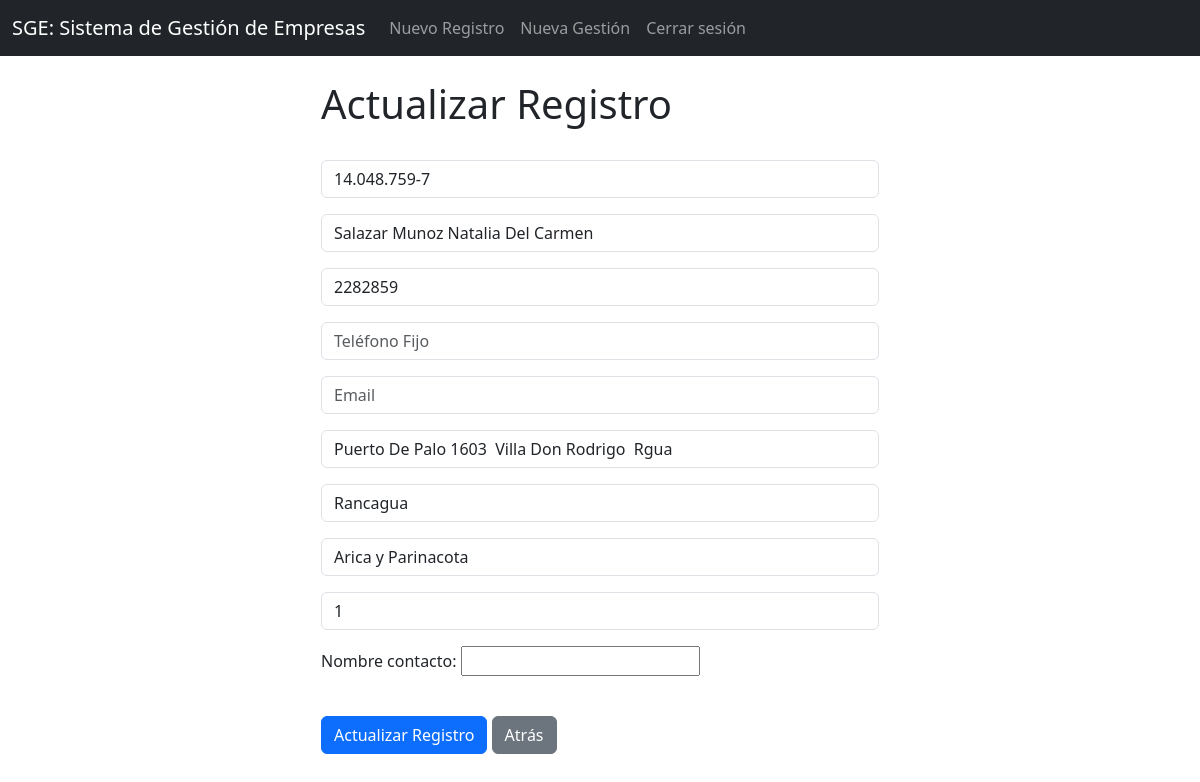
Screenshot of /update_record/2 (signed in) with the database file from the repository.
### website/models.py (models this page shows, shortened)
class Empresa(models.Model):
	id_empleador = models.CharField(max_length=15)
	razon_social = models.CharField(max_length=50, null=True)
	celular = models.IntegerField(null=True)
	telefono = models.IntegerField(null=True)
	email =  models.EmailField(max_length=50, null=True)
	direccion =  models.CharField(max_length=100, null=True)
	comuna =  models.CharField(max_length=50, null=True)
	region =  models.CharField(max_length=30, null=True)
	cant_afiliados =  models.PositiveIntegerField(null=True)
	fecha_ultima_actualizacion = models.DateTimeField(auto_now=True, null=True)
	nombre_contacto = models.CharField(max_length=50, null=True)

### website/views.py (the view)
# urls.py: path('update_record/<int:pk>', views.update_record, name='update_record'),
def update_record(request, pk):
	if request.user.is_authenticated:
		current_record = Empresa.objects.get(id=pk)
		form = Formulario_Empresa(request.POST or None, instance=current_record)
		if form.is_valid():
			form.save()
			messages.success(request, "El registro se ha actualizado correctamente!")
			return redirect('inicio')
		return render(request, 'update_record.html', {'form':form})
	else:
		messages.success(request, "Tienes que inciar sesión para hacer eso...")
		return redirect('inicio')

### website/templates/update_record.html (shortened to what this page needs)
{% extends 'base.html' %}
{% block content %}
<div class="col-md-6 offset-md-3">
<h1>Actualizar Registro</h1>
<br/>
<form method="POST">
	{{ form.as_p }}
<br/>
  <button type="submit" class="btn btn-primary">Actualizar Registro</button>
	<a href="{% url 'inicio' %}" class="btn btn-secondary">Atrás</a>
</form>
</div>
{% endblock %}

### rows the page displays
Empresa: id_empleador "14.048.759-7", razon_social "Salazar Munoz Natalia Del Carmen", celular "2282859", direccion "Puerto De Palo 1603 Villa Don Rodrigo Rgua", comuna "Rancagua", region "Arica y Parinacota", cant_afiliados "1"
